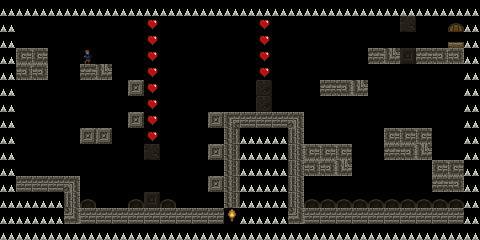

A level layout from a 2D game, rendered from its tile map. Below: a short description, then the map file with its tile-grid data intact:
An orthogonal 30x15 tile map with 16x16 px tiles, 1 tile layer (Слой тайлов 1).

<map version="1.2" tiledversion="1.3.2" orientation="orthogonal" renderorder="right-down" compressionlevel="-1" width="30" height="15" tilewidth="16" tileheight="16" infinite="0" nextlayerid="2" nextobjectid="1">
 <editorsettings>
  <export target="../../Assets/Objects/Levels/Files/TestLevel.csv" format="csv" />
 </editorsettings>
 <tileset firstgid="1" source="TitS_main.tsx" />
 <layer id="1" name="Слой тайлов 1" width="30" height="15">
  <data encoding="csv">
19,19,19,19,19,19,19,19,19,19,19,19,19,19,19,19,19,19,19,19,19,19,19,19,19,19,19,19,19,19,
19,0,0,0,0,0,0,0,0,18,0,0,0,0,0,0,18,0,0,0,0,0,0,0,0,37,0,0,7,19,
19,0,0,0,0,0,0,0,0,18,0,0,0,0,0,0,18,0,0,0,0,0,0,0,0,0,0,0,15,19,
19,8,8,0,0,45,0,0,0,18,0,0,0,0,0,0,18,0,0,0,0,0,0,9,11,29,9,10,10,19,
19,10,10,0,0,9,11,0,0,18,0,0,0,0,0,0,18,0,0,0,0,0,0,0,0,0,0,0,0,19,
19,0,0,0,0,0,0,0,17,18,0,0,0,0,0,0,39,0,0,0,9,10,11,0,0,0,0,0,0,19,
19,0,0,0,0,0,0,0,0,18,0,0,0,0,0,0,39,0,0,0,0,0,0,0,0,0,0,0,0,19,
19,0,0,0,0,0,0,0,17,18,0,0,0,17,4,3,3,3,5,0,0,0,0,0,0,0,0,0,0,19,
19,0,0,0,0,17,17,0,0,18,0,0,0,0,1,19,19,19,2,0,0,0,0,0,8,8,8,0,0,19,
19,0,0,0,0,0,0,0,0,37,0,0,0,17,1,19,19,19,2,8,8,8,0,0,9,10,11,0,0,19,
19,49,0,0,0,0,0,0,0,0,0,0,0,0,1,19,19,19,2,10,10,11,0,0,0,0,0,8,8,19,
19,3,3,3,5,0,0,0,0,0,0,0,0,17,1,19,19,19,2,0,0,0,0,0,0,0,0,9,10,19,
19,19,19,19,2,21,0,0,21,29,21,0,0,0,1,19,19,19,2,21,21,21,21,21,21,21,21,21,21,19,
19,19,19,19,12,3,3,3,3,3,3,3,3,3,13,19,19,19,12,3,3,3,3,3,3,3,3,3,3,19,
19,19,19,19,19,19,19,19,19,19,19,19,19,19,19,19,19,19,19,19,19,19,19,19,19,19,19,19,19,19
</data>
 </layer>
</map>